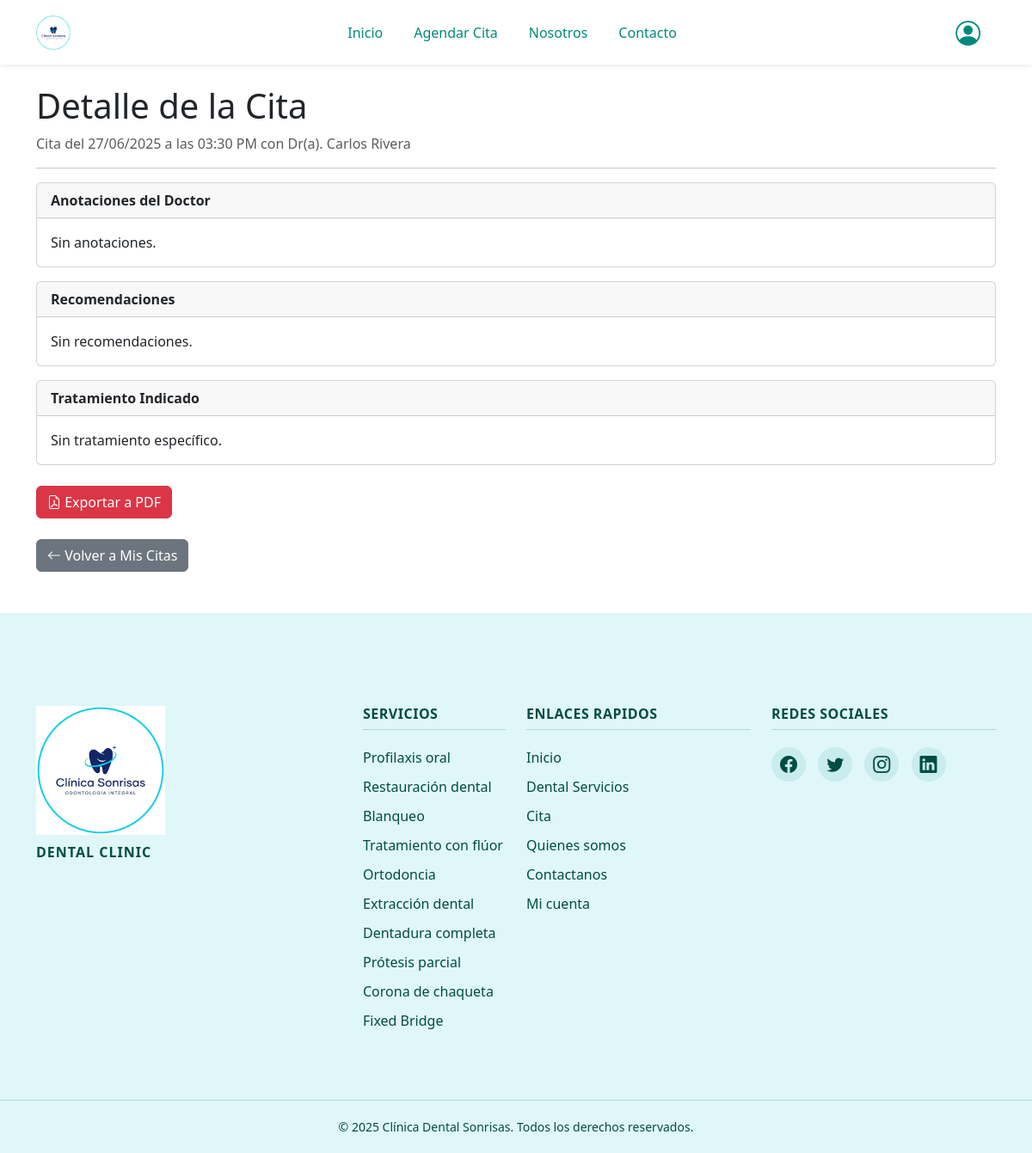
/paciente/ver_detalle_cita.php?id=1 (signed in), run on the app's committed database.
### tables this page shows
CREATE TABLE `citas` (
  `id_cita` int(11) NOT NULL,
  `id_paciente` int(11) NOT NULL,
  `id_doctor` int(11) NOT NULL,
  `fecha_cita` date NOT NULL,
  `hora_cita` time NOT NULL,
  `estado` enum('disponible','agendada','completada','cancelada') NOT NULL DEFAULT 'agendada',
  `fecha_creacion` timestamp NOT NULL DEFAULT current_timestamp()
);

CREATE TABLE `usuarios` (
  `id_usuario` int(11) NOT NULL,
  `nombre` varchar(100) NOT NULL,
  `apellido` varchar(100) NOT NULL,
  `celular` varchar(20) DEFAULT NULL,
  `dni` varchar(20) DEFAULT NULL,
  `correo` varchar(100) NOT NULL,
  `password` varchar(255) NOT NULL,
  `rol` enum('paciente','doctor','administrador') NOT NULL,
  `estado` enum('activo','inactivo') NOT NULL DEFAULT 'activo',
  `fecha_registro` timestamp NOT NULL DEFAULT current_timestamp()
);

### paciente/ver_detalle_cita.php (the view, shortened to what this page needs)
<?php
require_once __DIR__ . '/../includes/config.php';
$id_cita = intval($_GET['id']);
$id_usuario = $_SESSION['id_usuario'];
$sql = "SELECT rc.*, c.fecha_cita, c.hora_cita, u_doc.nombre as doc_nombre, u_doc.apellido as doc_apellido
        FROM citas c
        LEFT JOIN registros_citas rc ON c.id_cita = rc.id_cita
        JOIN pacientes p ON c.id_paciente = p.id_paciente
        JOIN doctores d ON c.id_doctor = d.id_doctor
        JOIN usuarios u_doc ON d.id_usuario = u_doc.id_usuario
        WHERE c.id_cita = ? AND p.id_usuario = ?";
$stmt = $mysqli->prepare($sql);
$stmt->bind_param("ii", $id_cita, $id_usuario);
$stmt->execute();
$resultado = $stmt->get_result()->fetch_assoc();
?>
<?php require_once ROOT_PATH . '/includes/header.php'; ?>
<h1>Detalle de la Cita</h1>
<p class="text-muted">
    Cita del <?php echo date("d/m/Y", strtotime($resultado['fecha_cita'])); ?>
    a las <?php echo date("h:i A", strtotime($resultado['hora_cita'])); ?>
    con Dr(a). <?php echo htmlspecialchars($resultado['doc_nombre'] . ' ' . $resultado['doc_apellido']); ?>
</p>
<hr>
<div class="card mb-3"><div class="card-header fw-bold">Anotaciones del Doctor</div><div class="card-body"><p class="card-text"><?php echo nl2br(htmlspecialchars($resultado['anotaciones_doctor'] ?? 'Sin anotaciones.')); ?></p></div></div>
<div class="card mb-3"><div class="card-header fw-bold">Recomendaciones</div><div class="card-body"><p class="card-text"><?php echo nl2br(htmlspecialchars($resultado['recomendaciones'] ?? 'Sin recomendaciones.')); ?></p></div></div>
<div class="card mb-3"><div class="card-header fw-bold">Tratamiento Indicado</div><div class="card-body"><p class="card-text"><?php echo nl2br(htmlspecialchars($resultado['tratamiento'] ?? 'Sin tratamiento específico.')); ?></p></div></div>
<div class="mt-4">
    <a href="<?php echo BASE_URL; ?>paciente/exportar_pdf.php?id=<?php echo $id_cita; ?>" class="btn btn-danger">
        <i class="bi bi-file-earmark-pdf"></i> Exportar a PDF
    </a>
</div>
<a href="<?php echo BASE_URL; ?>paciente/mis_citas.php" class="btn btn-secondary mt-4"><i class="bi bi-arrow-left"></i> Volver a Mis Citas</a>
<?php require_once ROOT_PATH . '/includes/footer.php'; ?>

### data on the page
citas: fecha_cita "27/06/2025", hora_cita "03:30 PM", usuarios.nombre+apellido "Carlos Rivera"

### other printed values
$resultado['anotaciones_doctor'] "Sin anotaciones."
$resultado['recomendaciones'] "Sin recomendaciones."
$resultado['tratamiento'] "Sin tratamiento específico."
